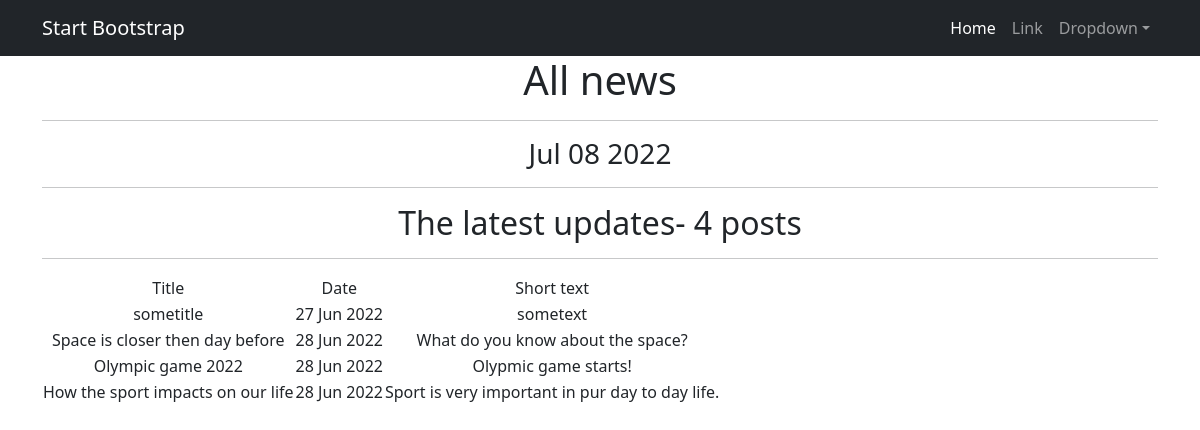
Page /news/ on the committed database.
### news/models.py (models this page shows, shortened)
class Post(models.Model):
    author = models.ForeignKey(Author, on_delete=models.CASCADE)
    NEWS = 'NW'
    ARTICLE = 'AR'
    CATEGORY_CHOICE = (
        (NEWS, 'Новость'),
        (ARTICLE, 'Статья'),
    )
    categoryType = models.CharField(max_length=2, choices=CATEGORY_CHOICE, default=ARTICLE)
    dateCreation = models.DateTimeField(auto_now_add=True)
    postCategory = models.ManyToManyField(Category, through='PostCategory')
    title = models.CharField(max_length=256)
    text = models.TextField()
    rating = models.SmallIntegerField(default=0)
    related_name = 'news'

### news/views.py (the view)
# urls.py: path('', NewsList.as_view()),
class NewsList(ListView):
    model = Post
    title_news = 'name'
    ordering = 'dateCreation'
    template_name = 'news.html'
    context_object_name = 'news'
    def get_context_data(self, **kwargs):
        context = super().get_context_data(**kwargs)
        context['time_now'] = datetime.utcnow()
        context['next_news'] = None
        return context

### templates/news.html (shortened to what this page needs)
{% extends 'flatpages/default.html' %}
{% load custom_filters %}
{% block content %}
   <h1>All news</h1>
   <hr>
   <h3>{{time_now|date:'M d Y'}}</h3>
   <hr>
   {% if news %}
    <h2>The latest updates- {{ news|length }} posts</h2>
    {% else %}
       <h2>No news at the moment!</h2>
    {% endif %}
    <hr>
    {% if news %}
       <table>
           <tr>
               <td>Title</td>
               <td>Date</td>
               <td>Short text</td>
           </tr>
           {% for new in news %}
           <tr>
               <td>{{ new.title|censor_aut }}</td>
               <td>{{ new.dateCreation|date:'d M Y' }}</td>
               <td>{{ new.text|truncatewords:20|censor_aut }}</td>
           </tr>
           {% endfor %}
       </table>
   {% else %}
       <h2>No news!</h2>
   {% endif %}
{% endblock content %}

### templates/flatpages/default.html (shortened to what this page needs)
<!DOCTYPE html>
<html lang="en">
    <head>
        {% load static %}
        <link href="{% static 'css/styles.css' %}" rel="stylesheet" />
    </head>
    <body>
        <nav class="navbar navbar-expand-lg navbar-dark bg-dark">
            <div class="container">
                <a class="navbar-brand" href="#">Start Bootstrap</a>
                <div class="collapse navbar-collapse" id="navbarSupportedContent">
                    <ul class="navbar-nav ms-auto mb-2 mb-lg-0">
                        <li class="nav-item"><a class="nav-link active" aria-current="page" href="#">Home</a></li>
                        <li class="nav-item"><a class="nav-link" href="#">Link</a></li>
                        <li class="nav-item dropdown">
                            <a class="nav-link dropdown-toggle" id="navbarDropdown" href="#" role="button" data-bs-toggle="dropdown" aria-expanded="false">Dropdown</a>
                        </li>
                    </ul>
                </div>
            </div>
        </nav>
        <div class="container">
            <div class="row">
                <div class="col-lg-12 text-center">
                    {% block content %}{% endblock content %}
                </div>
            </div>
        </div>
    </body>
</html>

### rows in the picture
Post: title|censor_aut "sometitle", dateCreation "27 Jun 2022", text|censor_aut "sometext"
Post: title|censor_aut "Space is closer then day before", dateCreation "28 Jun 2022", text|censor_aut "What do you know about the space?"
Post: title|censor_aut "Olympic game 2022", dateCreation "28 Jun 2022", text|censor_aut "Olypmic game starts!"
Post: title|censor_aut "How the sport impacts on our life", dateCreation "28 Jun 2022", text|censor_aut "Sport is very important in pur day to day life."

### other values in the picture
{{ time_now|date:'M d Y' }} "Jul 08 2022"
{{ news|length }} "4"
